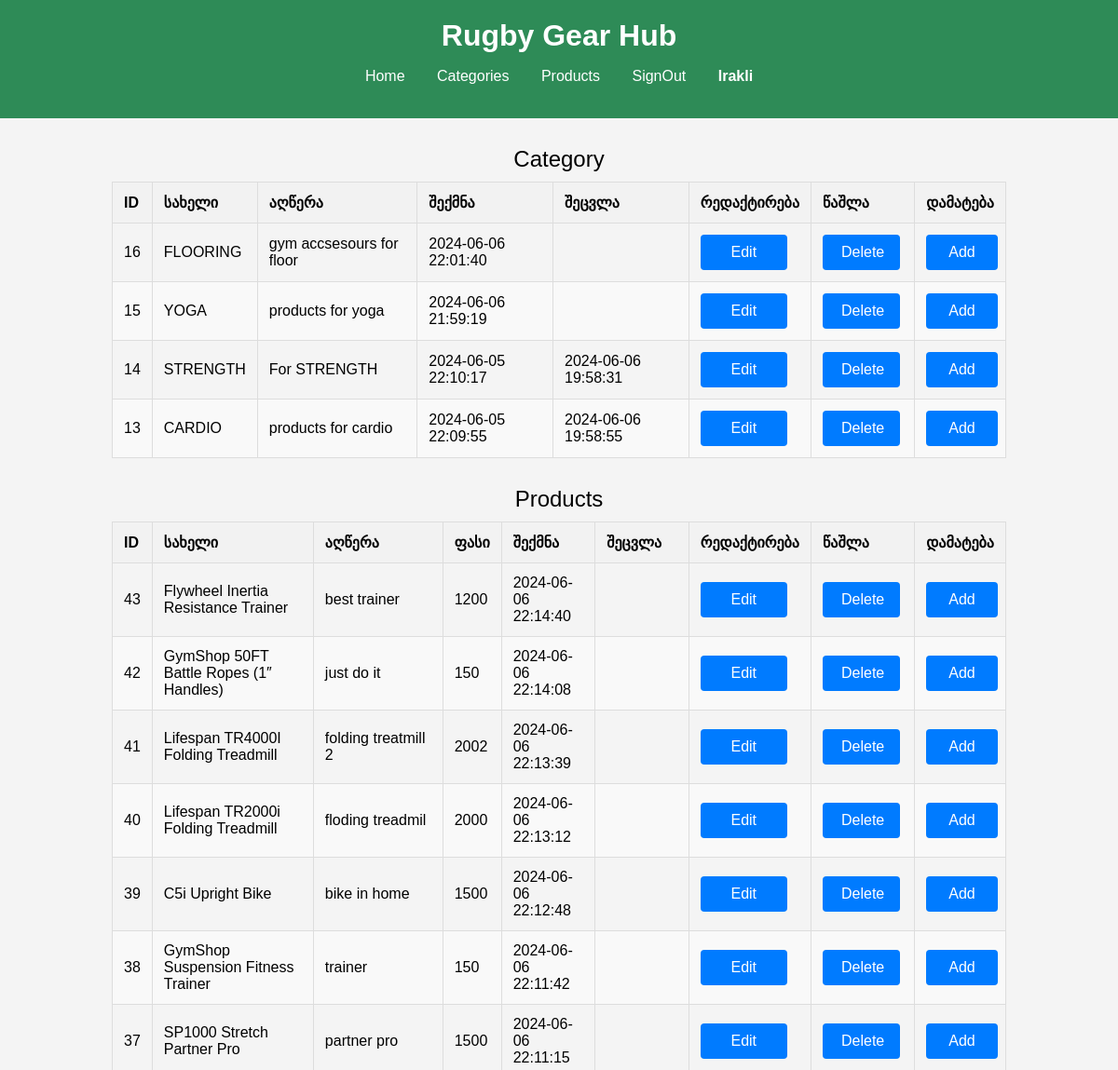
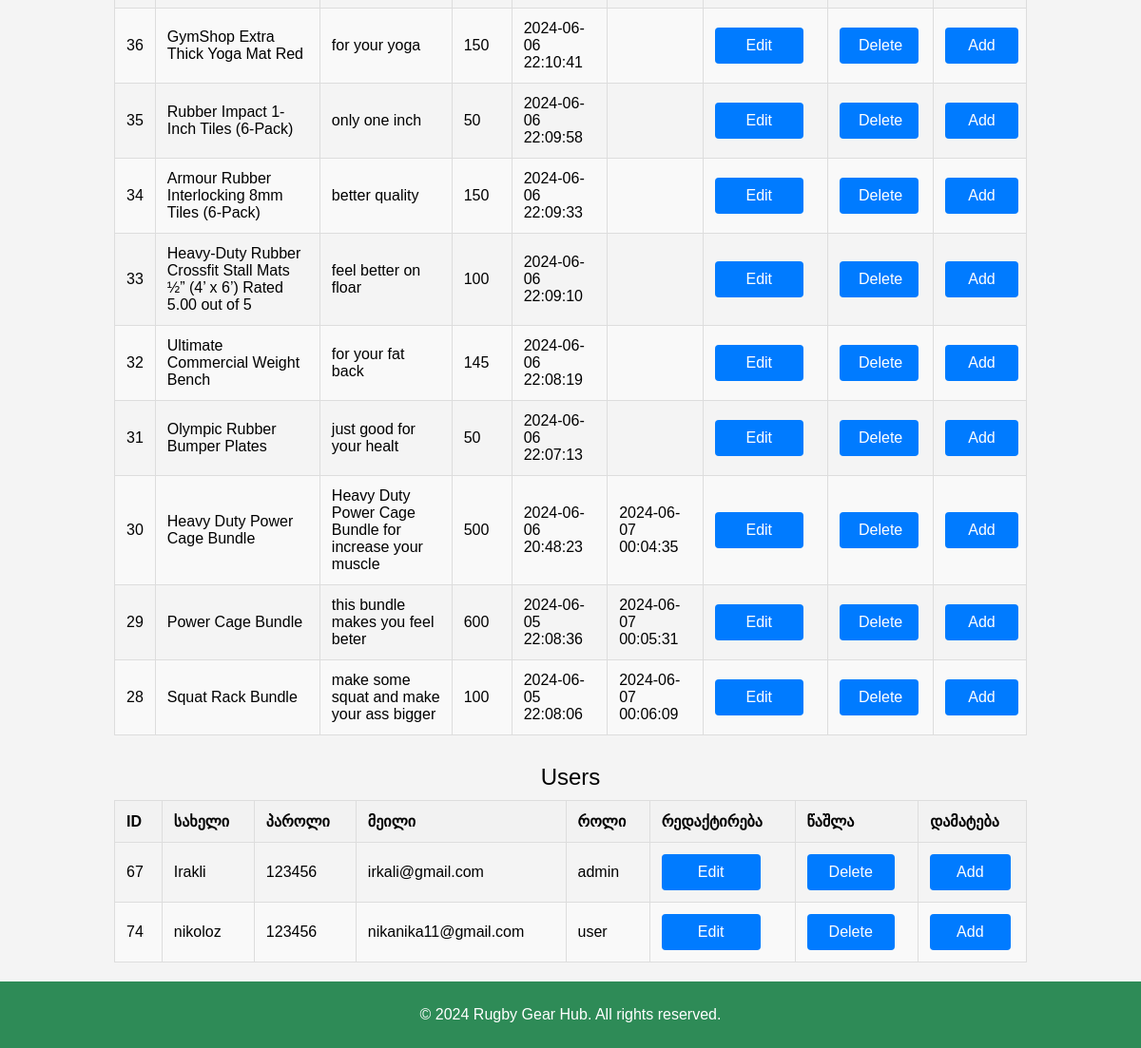
Screenshot of / (signed in) with the database file from the repository (2 pictures, top to bottom).
### tables this page shows
CREATE TABLE `categorys` (
  `ID` int(4) UNSIGNED NOT NULL,
  `name` varchar(150) NOT NULL,
  `description` text DEFAULT NULL,
  `created-at` timestamp NOT NULL DEFAULT current_timestamp(),
  `updated_at` timestamp NULL DEFAULT NULL
);

CREATE TABLE `products` (
  `ID` int(4) NOT NULL,
  `productname` varchar(150) NOT NULL,
  `description` text DEFAULT NULL,
  `price` decimal(10,0) DEFAULT NULL,
  `category_id` int(4) NOT NULL,
  `user_id` int(4) NOT NULL,
  `created_at` timestamp NOT NULL DEFAULT current_timestamp(),
  `updated_at` datetime DEFAULT NULL,
  `image` varchar(250) NOT NULL
);

CREATE TABLE `users` (
  `ID` int(4) NOT NULL,
  `username` varchar(150) NOT NULL,
  `password` varchar(150) NOT NULL,
  `email` varchar(254) NOT NULL,
  `last_login` datetime NOT NULL,
  `role` enum('user','admin') NOT NULL
);

### blocks/admin/Products_admin.php (the view, shortened to what this page needs)
<?php
    $category_id = isset($_GET['category_id']);
    if ($category_id > 0) {
        $query_prod = "SELECT * FROM products WHERE category_id = $category_id ORDER BY ID DESC";
    } else {
        $query_prod = "SELECT * FROM products ORDER BY ID DESC";
    }
    $result_prod = mysqli_query($conn, $query_prod);
?>
<table>
        <caption>Products</caption>
        <thead>
            <tr>
            <th>ID</th>
            <th>სახელი</th>
            <th>აღწერა</th>
            <th>ფასი</th>
            <th>შექმნა</th>
            <th>შეცვლა  </th>
            <th>რედაქტირება</th>
            <th>წაშლა</th>
            <th>დამატება</th>
            </tr>
        </thead>
        <tbody>
            <?php
                while($data_prod = mysqli_fetch_assoc($result_prod)){
            ?>
        <tr>
            <td><?=$data_prod['ID']?></td>
            <td><?=$data_prod['productname']?></td>
            <td><?=$data_prod['description']?></td>
            <td><?=$data_prod['price']?></td>
            <td><?=$data_prod['created_at']?></td>
            <td><?=$data_prod['updated_at']?></td>
            <td><a href="?edit_prod=<?=$data_prod["ID"]?>" class="crud_but">Edit</a></td>
            <td><a href="?drop_prod=<?=$data_prod["ID"]?>" class="crud_but">Delete</a></td>
            <td><a href="?add_prod=<?=$data_prod["category_id"]?>" class="crud_but">Add</a></td>
        </tr>
        <?php
                }
        ?>
        </tbody>
</table>

### index.php (shortened to what this page needs)
<?php
    include "config/conf.php";
    $role = isset($_SESSION['role']) ? $_SESSION['role'] : 'user';
?>
<!DOCTYPE html>
<html lang="en">
<head>
    <link rel="stylesheet" href="style.css">
</head>
<body>
    <header>
        <div class="container">
            <h1>Rugby Gear Hub</h1>
            <nav>
                <ul>
                    <li><a href="index.php">Home</a></li>
                    <li><a href="#categories">Categories</a></li>
                    <li><a href="#products">Products</a></li>
                    <?php
                        if (!isset($_SESSION['username'])) {
                    ?>
                    <li><a href="?sign=in">Sign In</a></li>
                    <li><a href="?sign=up">Sign Up</a></li>
                    <?php
                        }else{
                    ?>
                    <li><a href="?sign=out" >SignOut</a></li>
                    <li class="username"><?=$_SESSION['username']?></li>
                        <?php
                        }
                        ?>
                </ul>
            </nav>
        </div>
    </header>
                <?php
                   if ($role=="admin") {
                        include 'blocks/admin/Categorys_admin.php';
                        include "blocks/admin/Products_admin.php";
                        include "blocks/admin/user_administrator.php";
                   }
            ?>
    <footer>
        <div class="container">
            <p>&copy; 2024 Rugby Gear Hub. All rights reserved.</p>
        </div>
    </footer>
</body>
</html>

### blocks/admin/Categorys_admin.php (shortened to what this page needs)
<?php
    $query_cat = "SELECT * FROM categorys ORDER BY id DESC";
    $result_cat = mysqli_query($conn, $query_cat);
?>
<table>
        <caption>Category</caption>
        <thead>
            <tr>
            <th>ID</th>
            <th>სახელი</th>
            <th>აღწერა</th>
            <th>შექმნა</th>
            <th>შეცვლა</th>
            <th>რედაქტირება</th>
            <th>წაშლა</th>
            <th>დამატება</th>
            </tr>
        </thead>
        <tbody>
        <?php
            while($data_cat = mysqli_fetch_assoc($result_cat)){
        ?>
        <tr>
            <td><?=$data_cat["ID"]?></td>
            <td><?=$data_cat["name"]?></td>
            <td><?=$data_cat["description"]?></td>
            <td><?=$data_cat["created-at"]?></td>
            <td><?=$data_cat["updated_at"]?></td>
            <td><a href="?edit=<?=$data_cat["ID"]?>" class="crud_but">Edit</a></td>
            <td><a href="?drop=<?=$data_cat["ID"]?>" class="crud_but">Delete</a></td>
            <td><a href="?add" class="crud_but">Add</a></td>
        </tr>
        <?php
          }
        ?>
        </tbody>
    </table>

### blocks/admin/user_administrator.php (shortened to what this page needs)
<?php
    $query="SELECT * FROM users";
    $result_user = mysqli_query($conn,$query);
?>
<table>
        <caption>Users</caption>
        <thead>
            <tr>
            <th>ID</th>
            <th>სახელი</th>
            <th>პაროლი</th>
            <th>მეილი</th>
            <th>როლი</th>
            <th>რედაქტირება</th>
            <th>წაშლა</th>
            <th>დამატება</th>
            </tr>
        </thead>
        <tbody>
            <?php
                while ($data_user = mysqli_fetch_assoc($result_user)) {
            ?>
        <tr>
            <td><?=$data_user['ID']?></td>
            <td><?=$data_user['username']?></td>
            <td><?=$data_user['password']?></td>
            <td><?=$data_user['email']?></td>
            <td><?=$data_user['role']?></td>
            <td><a href="?edit_user=<?=$data_user["ID"]?>" class="crud_but">Edit</a></td>
            <td><a href="?drop_user=<?=$data_user["ID"]?>" class="crud_but">Delete</a></td>
            <td><a href="?add_user=<?=$data_user["ID"]?>" class="crud_but">Add</a></td>
        </tr>
        <?php
            }
        ?>
        </tbody>
</table>

### style.css (style rules this page uses)
body { font-family: Arial, sans-serif; margin: 0; padding: 0; background-color: #f4f4f4; }
.container { width: 80%; margin: 0 auto; }
header { background-color:seagreen; color: #fff; padding: 20px 0; }
header h1 { text-align: center; margin: 0; }
nav ul { list-style: none; padding: 0; text-align: center; }
nav ul li { display: inline; margin: 0 15px; }
nav ul li a { color: #fff; text-decoration: none; }
.username { font-weight: bold; }
footer { background-color: seagreen; color: #fff; text-align: center; padding: 10px 0; height: 50px; position: relative; width: 100%; }
.crud_but { display: inline-block; padding: 10px 20px; background-color: #007bff; color: #fff; text-decoration: none; border-radius: 4px; font-size: 16px; width: 50%; text-align: center; margin-top: auto; }
table { width: 80%; border-collapse: collapse; margin: 20px auto; }
th, td { padding: 12px; border: 1px solid #ddd; text-align: left; }
th { background-color: #f2f2f2; font-weight: bold; }
tr:nth-child(even) { background-color: #f9f9f9; }
caption { caption-side: top; font-size: 1.5em; margin: 10px; }

### rows the page displays
categorys: ID "16", name "FLOORING", description "gym accsesours for floor", value "2024-06-06 22:01:40"
categorys: ID "15", name "YOGA", description "products for yoga", value "2024-06-06 21:59:19"
categorys: ID "14", name "STRENGTH", description "For STRENGTH", value "2024-06-05 22:10:17", updated_at "2024-06-06 19:58:31"
categorys: ID "13", name "CARDIO", description "products for cardio", value "2024-06-05 22:09:55", updated_at "2024-06-06 19:58:55"
products: ID "43", productname "Flywheel Inertia Resistance Trainer", description "best trainer", price "1200", created_at "2024-06-06 22:14:40"
products: ID "42", productname "GymShop 50FT Battle Ropes (1″ Handles)", description "just do it", price "150", created_at "2024-06-06 22:14:08"
products: ID "41", productname "Lifespan TR4000I Folding Treadmill", description "folding treatmill 2", price "2002", created_at "2024-06-06 22:13:39"
products: ID "40", productname "Lifespan TR2000i Folding Treadmill", description "floding treadmil", price "2000", created_at "2024-06-06 22:13:12"
products: ID "39", productname "C5i Upright Bike", description "bike in home", price "1500", created_at "2024-06-06 22:12:48"
products: ID "38", productname "GymShop Suspension Fitness Trainer", description "trainer", price "150", created_at "2024-06-06 22:11:42"
products: ID "37", productname "SP1000 Stretch Partner Pro", description "partner pro", price "1500", created_at "2024-06-06 22:11:15"
products: ID "36", productname "GymShop Extra Thick Yoga Mat Red", description "for your yoga", price "150", created_at "2024-06-06 22:10:41"
products: ID "35", productname "Rubber Impact 1-Inch Tiles (6-Pack)", description "only one inch", price "50", created_at "2024-06-06 22:09:58"
products: ID "34", productname "Armour Rubber Interlocking 8mm Tiles (6-Pack)", description "better quality", price "150", created_at "2024-06-06 22:09:33"
products: ID "33", productname "Heavy-Duty Rubber Crossfit Stall Mats ½” (4’ x 6’) Rated 5.00 out of 5", description "feel better on floar", price "100", created_at "2024-06-06 22:09:10"
products: ID "32", productname "Ultimate Commercial Weight Bench", description "for your fat back", price "145", created_at "2024-06-06 22:08:19"
products: ID "31", productname "Olympic Rubber Bumper Plates", description "just good for your healt", price "50", created_at "2024-06-06 22:07:13"
products: ID "30", productname "Heavy Duty Power Cage Bundle", description "Heavy Duty Power Cage Bundle for increase your muscle", price "500", created_at "2024-06-06 20:48:23", updated_at "2024-06-07 00:04:35"
products: ID "29", productname "Power Cage Bundle", description "this bundle makes you feel beter", price "600", created_at "2024-06-05 22:08:36", updated_at "2024-06-07 00:05:31"
products: ID "28", productname "Squat Rack Bundle", description "make some squat and make your ass bigger", price "100", created_at "2024-06-05 22:08:06", updated_at "2024-06-07 00:06:09"
users: ID "67", username "Irakli", password "123456", email "irkali@gmail.com", role "admin"
users: ID "74", username "nikoloz", password "123456", email "nikanika11@gmail.com", role "user"

### other values shown
$_SESSION['username'] "Irakli"
